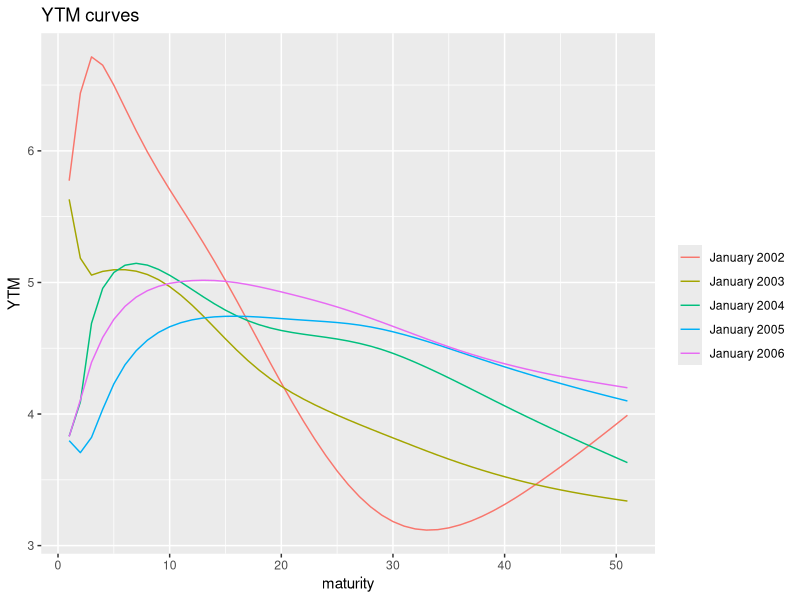

This chart was generated by the following R code:
## ---- chunk 1
library(ggplot2)
Data=data.matrix(read.table("InterestRates.txt", header=FALSE))
# head(Data)
ggplot(as.data.frame(t(Data)),aes(x=1:length(Data[1,]))) + geom_line(aes(y=V1, col="January 2002")) + geom_line(aes(y=V250, col="January 2003")) + geom_line(aes(y=V500,col="January 2004")) + geom_line(aes(y=V750, col="January 2005"))  + geom_line(aes(y=V1000, col="January 2006")) + labs(x="maturity",y="YTM",title="YTM curves",col="")
